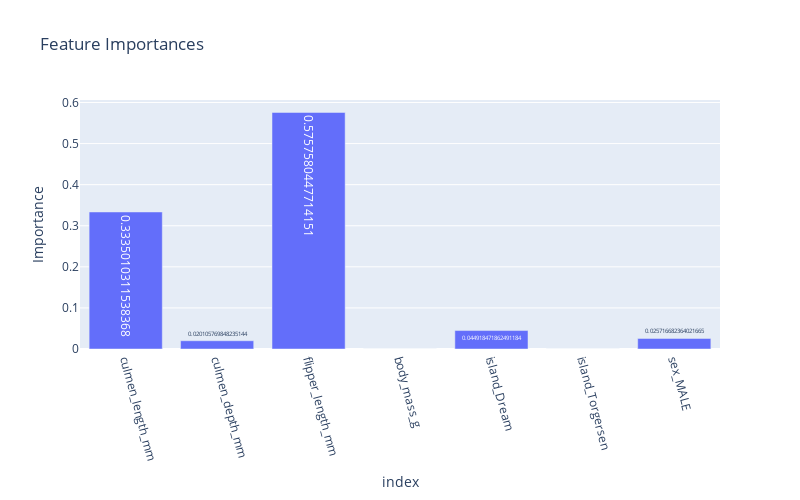

Notebook code cell kept with this figure:
### Code cell
# Create the bar plot
fig = px.bar(
    feature_importances,
    x=feature_importances.index,
    y='feature_importances',
    labels={'feature_importances': 'Importance', 'Feature': 'Features'},
    title='Feature Importances',
    text='feature_importances'  # Add values on top of bars
)

# Rotate x-axis labels
fig.update_xaxes(tickangle=75)

# Control figure size
fig.update_layout(
    width=800,  # Set the width of the figure
    height=500  # Set the height of the figure
)

# Show the plot
fig.show()

### Figure 1 — Plotly figure (JSON) as saved in the notebook; plotly's stock layout.template omitted (floating-point values rounded to 4 significant figures)
{"data": [{"alignmentgroup": "True", "hovertemplate": "index=%{x}<br>Importance=%{text}<extra></extra>", "legendgroup": "", "marker": {"color": "#636efa", "pattern": {"shape": ""}}, "name": "", "offsetgroup": "", "orientation": "v", "showlegend": false, "text": [0.3335, 0.02011, 0.5758, 0, 0.04492, 0, 0.02572], "textposition": "auto", "type": "bar", "x": ["culmen_length_mm", "culmen_depth_mm", "flipper_length_mm", "body_mass_g", "island_Dream", "island_Torgersen", "sex_MALE"], "xaxis": "x", "y": [0.3335, 0.02011, 0.5758, 0, 0.04492, 0, 0.02572], "yaxis": "y"}], "layout": {"barmode": "relative", "height": 500, "legend": {"tracegroupgap": 0}, "title": {"text": "Feature Importances"}, "width": 800, "xaxis": {"anchor": "y", "domain": [0, 1], "tickangle": 75, "title": {"text": "index"}}, "yaxis": {"anchor": "x", "domain": [0, 1], "title": {"text": "Importance"}}}}
